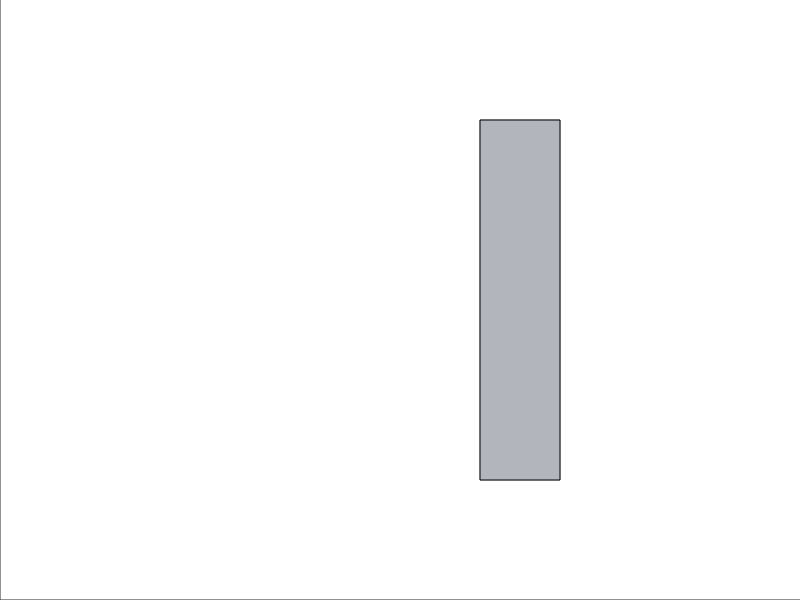

This chart was generated by the following MATLAB code: (Note: this script raises an error after producing the figure.)
%close level selection interface
close all

%establish wall positions
%          x1 y1  x2  y2
walls = [  6   2  6   8; ...
    7   2  7   8; ...
    6   2  7   2; ...
    6   8  7   8];

%define initial velocity, timestep, and coefficient of restitution
coefficient_of_restitution = 1;
timestep = 0.1;
v0 = 1.0;

%set the axis field to 10 x 10
fig = figure('Color', 'white');
axis ([0 10 0 10]);
set(fig, 'Position', [440 378 500 500])
set(gca,'position',[0 0 1 1],'units','normalized')

%turn off the tick labels
set(gca, 'XTick', [])
set(gca, 'YTick', [])

%define grey color
grey = [179, 182, 188] ./ 256;

%plot the walls (indices 1 and 3 are x positions, indices 2 and 4 are y
%positions)
w1 = line(walls(:,[1 3])',walls(:,[2 4])', 'Color', grey);
%patch the inside of the walls to give appearance of solid shape
shape1 = patch([6 7 7 6 6], [2 2 8 8 2], grey);

%select position and launch angle of ball
[x0, y0, launchX, launchY, b_init, arrow] = userSelect([6 7 7 6 6], [2 2 8 8 2]);

%use keyboard commands to reselect current position/angle or to launch ball
%force entry into loops
key = 0;
while key~=1
    waitforbuttonpress
    key=get(fig,'CurrentCharacter');
    if key == 'r'
        %remove the current arrow and ball
        delete(b_init)
        delete(arrow)
        %reset position and angle of ball
        [x0, y0, launchX, launchY, b_init, arrow] = userSelect([6 7 7 6 6], [2 2 8 8 2]);
        %break out of the loop
        key = 0;
    elseif key == 32
        %remove the arrow from the plot
        delete(arrow)
        
        %determine components of velocity
        [vx, vy] = calculateVelocity(v0, x0, y0, launchX, launchY);
        
        %plot initial ball image
        [ballState, oldBallState, trail] = initialPlot(x0, y0, vx, vy);
        
        %while the ball is within the bounds of the screen
        while ballState(1) < 10 && ballState(1) > 0 && ballState(2) < 10 ...
                && ballState(2) > 0
            
            %update the plot and the ball states
            [ballState, oldBallState] = updatePlot(ballState, oldBallState,...
                b_init, trail, timestep, walls, coefficient_of_restitution);
            
            %if the ball collides with the shape
            if ballState(end, 3) ~= oldBallState(end-1, 3) || ballState(end, 4)...
                    ~= oldBallState(end-1, 4)
                %make the shape and walls disappear
                delete(shape1)
                delete(w1)
            end
            
            %pause to produce animation
            pause (0.01);
        end
        %break out of the loop
        key = 1;
    else
        key = 0;
    end
end

%check if level has been won
%if so, display winner screen
WinnerScreen(shape1, ballState(1), ballState(2), 'Level1.m')